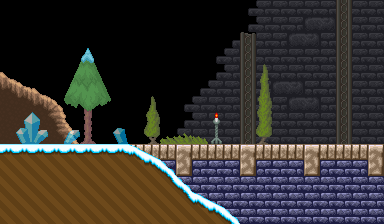

Tiled map render using the project's own tile images. Description and the whole map definition, tile-layer contents included, below:
An orthogonal 24x14 tile map with 16x16 px tiles, 4 tile layers (background, collision, objects, overlay), 2 tilesets.

<map version="1.0" orientation="orthogonal" renderorder="right-down" width="24" height="14" tilewidth="16" tileheight="16" nextobjectid="1">
 <properties>
  <property name="music" value="cutscene" />
  <property name="parallax1" value="sky_fortress_sky;0.0;-0.015;0;-40;0;0;0" />
  <property name="parallax2" value="sky_fortress_mountains;0.4;-0.1;0;60;0;0;0" />
  <property name="parallax3" value="sky_clouds;0.5;-0.25;0;-80;1.0;0;0" />
  <property name="timelimit" value="60" />
 </properties>
 <tileset firstgid="1" name="tileset" tilewidth="16" tileheight="16" tilecount="2048">
  <image source="../images/tileset.png" width="512" height="1024" />
 </tileset>
 <tileset firstgid="2049" name="objects" tilewidth="16" tileheight="16" tilecount="256">
  <image source="../images/objects.png" width="256" height="256" />
 </tileset>
 <layer name="background" width="24" height="14">
  <properties>
   <property name="sortOrder" value="110" />
  </properties>
  <data encoding="csv">
0,0,0,0,0,0,0,0,0,0,0,0,0,0,0,1181,1182,1215,1215,1215,1215,919,1215,1215,
0,0,0,0,0,0,0,0,0,0,0,0,0,0,0,1181,1182,1215,1143,1150,1152,919,1215,1215,
0,0,0,0,0,0,0,0,0,0,0,0,0,0,1181,921,1215,1143,1150,1152,1142,919,1215,1215,
0,0,0,0,0,1233,0,0,0,0,0,0,0,1181,1182,919,1215,1215,1215,1215,1215,919,1215,1215,
1764,0,0,0,1259,1260,1261,0,0,0,0,0,0,1181,1182,919,1215,1215,1215,1215,1215,919,1215,1215,
1796,1763,1764,0,1291,1292,1293,0,0,0,0,0,1181,1182,1215,919,1143,1150,1152,1142,1215,919,1215,1215,
1698,1795,1796,1667,1449,1450,1451,0,0,1241,0,1181,1182,1215,1215,919,1215,1143,1150,1152,1142,919,1215,1215,
1698,1698,1698,1767,1768,1481,0,0,0,1305,0,1181,1182,1215,1215,919,1215,1215,1215,1215,1215,919,1215,1215,
1698,1698,1698,1799,1800,1513,0,1543,0,1338,0,1246,1215,1215,1215,919,1215,1215,1215,1215,1215,919,1215,1215,
0,0,0,0,0,0,0,0,0,0,0,0,0,0,0,0,0,0,0,0,0,0,0,0,
0,0,0,0,0,0,0,0,0,0,0,0,0,0,0,0,0,0,0,0,0,0,0,0,
0,0,0,0,0,0,0,0,0,0,0,0,0,0,0,0,0,0,0,0,0,0,0,0,
0,0,0,0,0,0,0,0,0,0,0,0,0,0,0,0,0,0,0,0,0,0,0,0,
0,0,0,0,0,0,0,0,0,0,0,0,0,0,0,0,0,0,0,0,0,0,0,0
</data>
 </layer>
 <layer name="collision" width="24" height="14">
  <properties>
   <property name="sortOrder" value="90" />
  </properties>
  <data encoding="csv">
0,0,0,0,0,0,0,0,0,0,0,0,0,0,0,0,0,0,0,0,0,0,0,0,
0,0,0,0,0,0,0,0,0,0,0,0,0,0,0,0,0,0,0,0,0,0,0,0,
0,0,0,0,0,0,0,0,0,0,0,0,0,0,0,0,0,0,0,0,0,0,0,0,
0,0,0,0,0,0,0,0,0,0,0,0,0,0,0,0,0,0,0,0,0,0,0,0,
0,0,0,0,0,0,0,0,0,0,0,0,0,0,0,0,0,0,0,0,0,0,0,0,
0,0,0,0,0,0,0,0,0,0,0,0,0,0,0,0,0,0,0,0,0,0,0,0,
0,0,0,0,0,0,0,0,0,0,0,0,0,0,0,0,0,0,0,0,0,0,0,0,
0,0,0,0,0,0,0,0,0,0,0,0,0,0,0,0,0,0,0,0,0,0,0,0,
0,0,0,0,0,0,0,0,0,0,0,0,0,0,0,0,0,0,0,0,0,0,0,0,
1282,1282,1282,1282,1282,1282,1282,1282,1013,1013,1013,1016,1013,1013,1013,1016,1013,1013,1013,1016,1013,1013,1013,1016,
1314,1314,1314,1314,1314,1314,1314,1314,1314,1078,1079,1080,1077,1078,1079,1080,1077,1078,1079,1080,1077,1078,1079,1080,
1314,1314,1314,1314,1314,1314,1314,1314,1314,1314,1078,1078,1078,1078,1078,1078,1078,1078,1078,1078,1078,1078,1078,1078,
1314,1314,1314,1314,1314,1314,1314,1314,1314,1314,1314,1078,1078,1078,1078,1078,1078,1078,1078,1078,1078,1078,1078,1078,
1314,1314,1314,1314,1314,1314,1314,1314,1314,1314,1314,1314,1314,1078,1078,1078,1078,1078,1078,1078,1078,1078,1078,1078
</data>
 </layer>
 <layer name="objects" width="24" height="14">
  <properties>
   <property name="sortOrder" value="100" />
  </properties>
  <data encoding="csv">
0,0,0,0,0,0,0,0,0,0,0,0,0,0,0,0,0,0,0,0,0,0,0,0,
0,0,0,0,0,0,0,0,0,0,0,0,0,0,0,0,0,0,0,0,0,0,0,0,
0,0,0,0,0,0,0,0,0,0,0,0,0,0,0,0,0,0,0,0,0,0,0,0,
0,0,0,0,0,0,0,0,0,0,0,0,0,0,0,0,0,0,0,0,0,0,0,0,
0,0,0,0,0,0,0,0,0,0,0,0,0,0,0,0,0,0,0,0,0,0,0,0,
0,0,0,0,0,0,0,0,0,0,0,0,0,0,0,0,0,0,0,0,0,0,0,0,
0,0,0,0,0,0,0,0,0,0,0,0,0,0,0,0,0,0,0,0,0,0,0,0,
0,0,0,0,0,0,0,0,0,0,0,0,0,0,0,0,0,0,0,0,0,0,0,0,
0,0,0,0,0,0,0,0,0,0,0,0,0,0,0,0,0,0,0,0,0,0,0,0,
0,0,0,0,0,0,0,0,0,0,0,0,0,0,0,0,0,0,0,0,0,0,0,0,
0,0,0,0,0,0,0,0,0,0,0,0,0,0,0,0,0,0,0,0,0,0,0,0,
0,0,0,0,0,0,0,0,0,0,0,0,0,0,0,0,0,0,0,0,0,0,0,0,
0,0,0,0,0,0,0,0,0,0,0,0,0,0,0,0,0,0,0,0,0,0,0,0,
0,0,0,0,0,0,0,0,0,0,0,0,0,0,0,0,0,0,0,0,0,0,0,0
</data>
 </layer>
 <layer name="overlay" width="24" height="14">
  <properties>
   <property name="sortOrder" value="89" />
  </properties>
  <data encoding="csv">
0,0,0,0,0,0,0,0,0,0,0,0,0,0,0,0,0,0,0,0,0,0,0,0,
0,0,0,0,0,0,0,0,0,0,0,0,0,0,0,0,0,0,0,0,0,0,0,0,
0,0,0,0,0,0,0,0,0,0,0,0,0,0,0,0,0,0,0,0,0,0,0,0,
0,0,0,0,0,0,0,0,0,0,0,0,0,0,0,0,0,0,0,0,0,0,0,0,
0,0,0,0,0,0,0,0,0,0,0,0,0,0,0,0,1241,0,0,0,0,0,0,0,
0,0,0,0,0,0,0,0,0,0,0,0,0,0,0,0,1273,0,0,0,0,0,0,0,
0,0,0,0,0,0,0,0,0,0,0,0,0,0,0,0,1305,0,0,0,0,0,0,0,
0,1505,1506,0,0,0,0,0,0,0,0,0,0,1686,0,0,1337,0,0,0,0,0,0,0,
0,1537,1538,0,1545,0,0,0,0,0,1202,1203,1205,1747,0,0,1369,0,0,0,0,0,0,0,
0,0,0,0,0,0,0,0,1318,1319,0,0,0,0,0,0,0,0,0,0,0,0,0,0,
0,0,0,0,0,0,0,0,0,1351,1321,0,0,0,0,0,0,0,0,0,0,0,0,0,
0,0,0,0,0,0,0,0,0,0,1353,1321,0,0,0,0,0,0,0,0,0,0,0,0,
0,0,0,0,0,0,0,0,0,0,0,1353,1318,1319,0,0,0,0,0,0,0,0,0,0,
0,0,0,0,0,0,0,0,0,0,0,0,0,1351,1321,0,0,0,0,0,0,0,0,0
</data>
 </layer>
</map>
